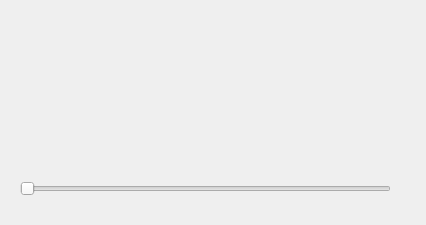
<?xml version="1.0" encoding="UTF-8"?>
<ui version="4.0">
 <class>MainWindow</class>
 <widget class="QMainWindow" name="MainWindow">
  <property name="geometry">
   <rect>
    <x>0</x>
    <y>0</y>
    <width>426</width>
    <height>225</height>
   </rect>
  </property>
  <property name="windowTitle">
   <string>Test QSlider v13.5</string>
  </property>
  <widget class="QWidget" name="centralwidget">
   <widget class="QLabel" name="label">
    <property name="geometry">
     <rect>
      <x>50</x>
      <y>40</y>
      <width>141</width>
      <height>101</height>
     </rect>
    </property>
    <property name="font">
     <font>
      <family>Sitka</family>
      <pointsize>36</pointsize>
      <bold>true</bold>
     </font>
    </property>
    <property name="text">
     <string/>
    </property>
   </widget>
   <widget class="QSlider" name="horizontalSlider">
    <property name="geometry">
     <rect>
      <x>20</x>
      <y>180</y>
      <width>371</width>
      <height>18</height>
     </rect>
    </property>
    <property name="maximum">
     <number>31</number>
    </property>
    <property name="orientation">
     <enum>Qt::Horizontal</enum>
    </property>
   </widget>
  </widget>
 </widget>
 <resources/>
 <connections/>
</ui>
